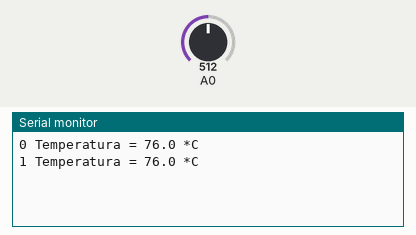
This sketch was run on a simulated Arduino Uno, built with avr-gcc and run on an emulated ATmega328P. On the bench: the last lines printed to the serial monitor. The test bench sets the inputs (shaded band); at power-on: A0 = 512.

Above: at 1.8 s.
1.9 s: A0 set to 716
At 2.7 s:
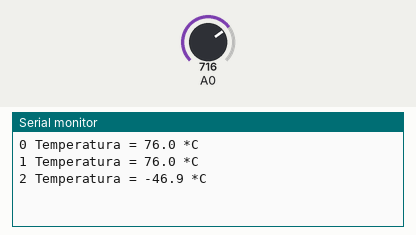
3.4 s: A0 set to 900
At 4.8 s:
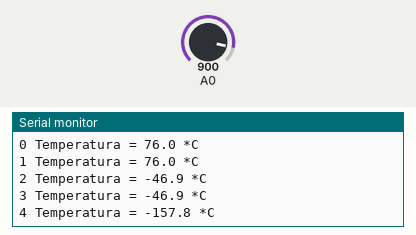
Timing chart, 0 to 6.4 s (numbered marks = the images above; inputs shaded):
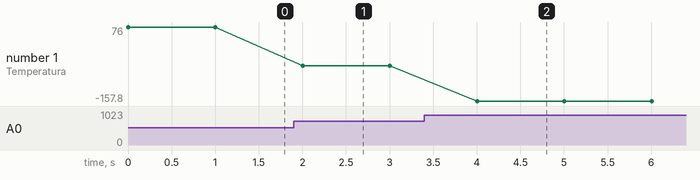

Measured:
- after the input at 1.9 s, the serial monitor: prints a new line after 0.10 s (image 1)
- after the input at 3.4 s, the serial monitor: prints a new line after 0.60 s (image 2)
- plotted number 1: 76 → -46.9 after the input at 1.9 s, -46.9 → -157.8 after the input at 3.4 s

The sketch:

termometro_simples.ino
```cpp
float celsios= 0;
int tempo=0;
float t1=0;
void setup() {
Serial.begin(9600);
analogReference(INTERNAL);
}
void loop() {
t1 = map(analogRead(0),472,638,1000,0);
celsios= t1/10;
tempo =millis()/1000;
Serial.print (tempo);
Serial.print (" Temperatura = ");
Serial.print (celsios,1);
Serial.println (" *C");
delay(1000);
}
```
